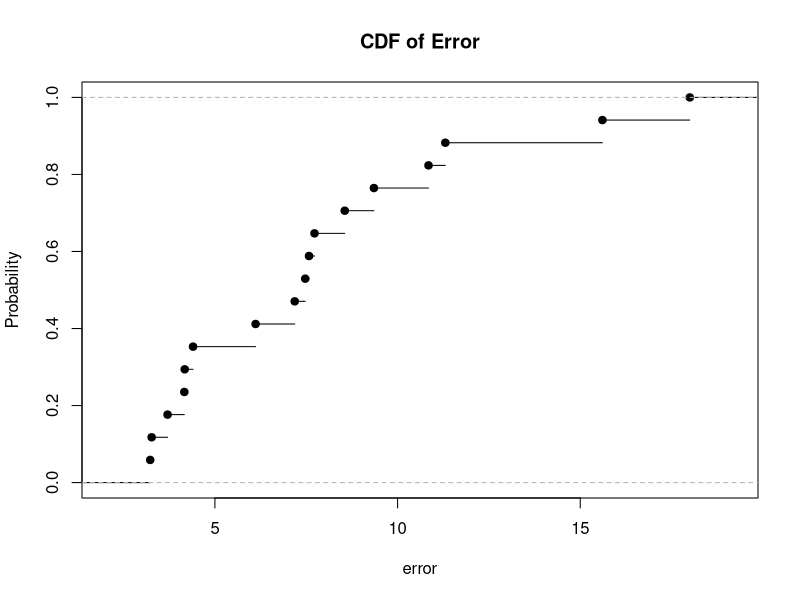

Write R code to recreate this figure.
## ---- chunk 1
csv = read.csv("testresults1_3_beacons.csv")
only_results = csv[!duplicated(csv[,c("testid")]),]

only_results[c("testid", "error")]
## ---- chunk 2
csv = read.csv("testresults2_3_beacons.csv")
only_results = csv[!duplicated(csv[,c("testid")]),]

cdf = ecdf(only_results$error)
plot(cdf, ylab="Probability", xlab = "error", main="CDF of Error")

cdf(5)
cdf(10)
cdf(15)
cdf(20)
